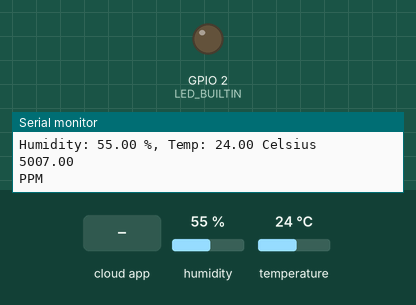
Simulated run of this sketch. Board: ESP32. Shown: output pins drawn as LEDs (lit = HIGH), the last lines printed to the serial monitor. The inputs (shaded band) are chosen by the test bench; at power-on: humidity 55 %, temperature 24 °C. WiFi joins after 1.5 s; servers stay silent unless stated; random numbers use the default seed unless the sketch sets one.

Above: at 1.3 s.
1.4 s: the phone or cloud app sets lED to 1
At 2.0 s:
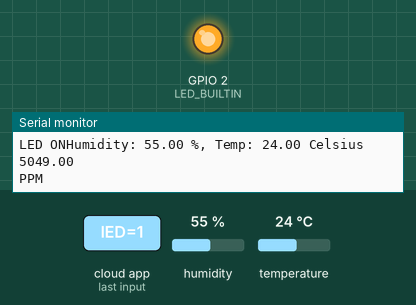
3.1 s: the phone or cloud app sets lED to 0
At 4.0 s:
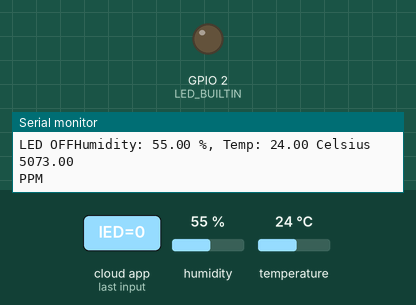
Timing chart, 0 to 6.1 s (numbered marks = the images above; inputs shaded):
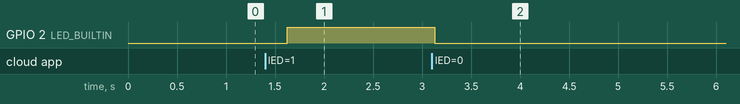

The sketch:

Untitled_may12a.ino
```cpp
#include "arduino_secrets.h"
// MQ135 - Version: Latest


/*
  Sketch generated by the Arduino IoT Cloud Thing "Untitled"
  https://create.arduino.cc/cloud/things/9ef6f1ec-5a4c-493d-b9ef-270afe88f9d5

  Arduino IoT Cloud Variables description

  The following variables are automatically generated and updated when changes are made to the Thing

  CloudLight lED;
  CloudTemperatureSensor temperature;
  CloudRelativeHumidity humidity;

  Variables which are marked as READ/WRITE in the Cloud Thing will also have functions
  which are called when their values are changed from the Dashboard.
  These functions are generated with the Thing and added at the end of this sketch.
*/

#include "thingProperties.h"
#include "DHT.h"
#include "MQ135.h"

#define SENSOR 4
#define DHTPIN 15
#define DHTTYPE DHT11


DHT dht(DHTPIN, DHTTYPE);


void setup() {
  // Initialize serial and wait for port to open:
  Serial.begin(115200);
  pinMode(LED_BUILTIN, OUTPUT);


  // This delay gives the chance to wait for a Serial Monitor without blocking if none is found
  delay(100);

  dht.begin();


  // Defined in thingProperties.h
  initProperties();

  // Connect to Arduino IoT Cloud
  ArduinoCloud.begin(ArduinoIoTPreferredConnection);

  /*
     The following function allows you to obtain more information
     related to the state of network and IoT Cloud connection and errors
     the higher number the more granular information you’ll get.
     The default is 0 (only errors).
     Maximum is 4
  */
  setDebugMessageLevel(2);
  ArduinoCloud.printDebugInfo();
}

void loop() {
  ArduinoCloud.update();
  SENSOR_READ();
  delay(1500);
  // Your code here


}
void onLEDChange()  {
  if (lED == 1) {
    digitalWrite(LED_BUILTIN, HIGH);
    Serial.print("LED ON");
  }
  if (lED == 0) {
    digitalWrite(LED_BUILTIN, LOW);
    Serial.print("LED OFF");
  }

  // Add your code here to act upon LED change
}


void SENSOR_READ()
{
  float hum = dht.readHumidity();
  float temp = dht.readTemperature();
 // MQ135 gasSensor = MQ135(SENSOR);
  //float air_quality = mq135_sensor.getPPM();
  float air = random(5000, 5200);
  pPM = air;
  temperature = temp;
  humidity = hum;
 // air = air_quality;

  Serial.print("Humidity: ");
  Serial.print(hum);
  Serial.print(" %, Temp: ");
  Serial.print(temp);
  Serial.println(" Celsius");
  Serial.println(air);
  Serial.println("PPM");

}
```

arduino_secrets.h
```cpp
#define SECRET_SSID ""
#define SECRET_PASS ""
#define SECRET_DEVICE_KEY ""
```

thingProperties.h
```cpp
// Code generated by Arduino IoT Cloud, DO NOT EDIT.

#include <ArduinoIoTCloud.h>
#include <Arduino_ConnectionHandler.h>

const char DEVICE_LOGIN_NAME[]  = "";

const char SSID[]               = SECRET_SSID;    // Network SSID (name)
const char PASS[]               = SECRET_PASS;    // Network password (use for WPA, or use as key for WEP)
const char DEVICE_KEY[]  = SECRET_DEVICE_KEY;    // Secret device password

void onLEDChange();

float pPM;
CloudLight lED;
CloudTemperatureSensor temperature;
CloudRelativeHumidity humidity;


void initProperties(){

  ArduinoCloud.setBoardId(DEVICE_LOGIN_NAME);
  ArduinoCloud.setSecretDeviceKey(DEVICE_KEY);
  ArduinoCloud.addProperty(lED, READWRITE, ON_CHANGE, onLEDChange);
  ArduinoCloud.addProperty(temperature, READ, ON_CHANGE, NULL);
  ArduinoCloud.addProperty(humidity, READ, ON_CHANGE, NULL);
  ArduinoCloud.addProperty(pPM, READ, ON_CHANGE, NULL);

}

WiFiConnectionHandler ArduinoIoTPreferredConnection(SSID, PASS);
```

Measured:
- after the input at 1.4 s, GPIO 2 (LED_BUILTIN): LOW → HIGH after 0.23 s
- after the input at 3.1 s, GPIO 2 (LED_BUILTIN): HIGH → LOW at once
